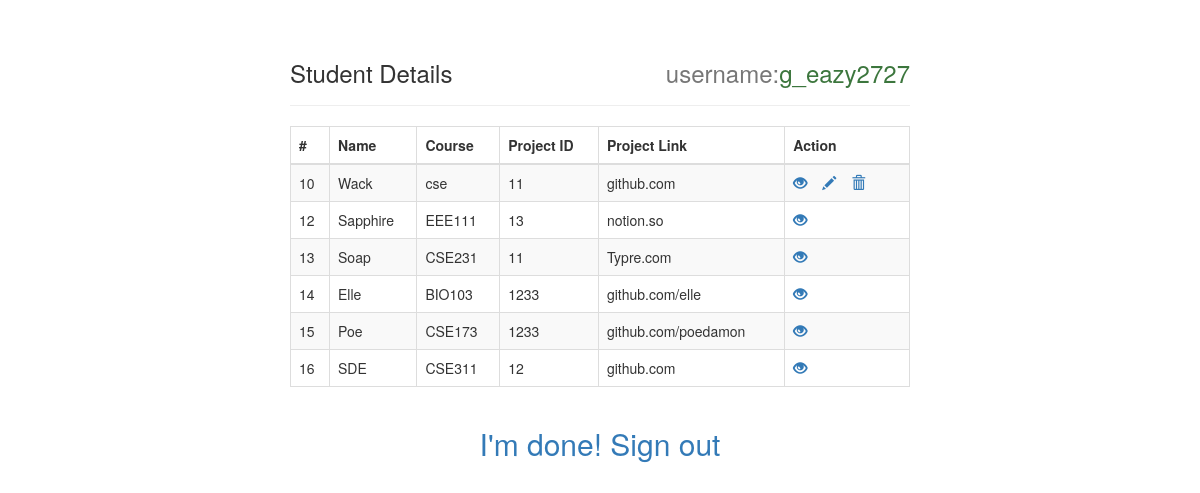
Screenshot of /Crud/intro.php (signed in) with the database file from the repository.
### tables this page shows
CREATE TABLE `students` (
  `id` int(11) NOT NULL,
  `name` varchar(100) NOT NULL,
  `course` varchar(255) NOT NULL,
  `project_id` int(10) NOT NULL,
  `project_link` varchar(255) NOT NULL,
  `user_id` int(15) NOT NULL,
  `marks` int(11) NOT NULL
);

### Crud/intro.php (the view, shortened to what this page needs)
<?php
$id = $_SESSION["id"];
$username = $_SESSION["username"];
 ?>
<!DOCTYPE html>
<html >
<head>
    <link rel="stylesheet" href="https://maxcdn.bootstrapcdn.com/bootstrap/3.3.7/css/bootstrap.css">
</head>
<body bgcolor="#def28d">
    <div class="wrapper">
        <div class="container-fluid">
            <div class="row">
                <div class="col-md-12">
                    <div class="page-header clearfix">
                        <h3 class="pull-left">Student Details</h3>
                        <h3 class="pull-right text-muted">username:<span class="text-success"><?php echo $username; ?></span></h3>
                    </div>
                    <p>
                    <?php
                    require_once "connect.php";
                    $sql = "SELECT * FROM students";
                    if($result = mysqli_query($link, $sql)){
                        if(mysqli_num_rows($result) > 0){
                            echo "<table class='table table-bordered table-striped'>";
                                echo "<thead>";
                                    echo "<tr>";
                                        echo "<th>#</th>";
                                        echo "<th>Name</th>";
                                        echo "<th>Course</th>";
                                        echo "<th>Project ID</th>";
                                        echo "<th>Project Link</th>";
                                        echo "<th>Action</th>";
                                    echo "</tr>";
                                echo "</thead>";
                                echo "<tbody>";
                                while($row = mysqli_fetch_array($result)){
                                    echo "<tr>";
                                        echo "<td>" . $row['id'] . "</td>";
                                        echo "<td>" . $row['name'] . "</td>";
                                        echo "<td>" . $row['course'] . "</td>";
                                        echo "<td>" . $row['project_id'] . "</td>";
                                        echo "<td>" . $row['project_link'] . "</td>";
                                        echo "<td>";
                                            echo "<a href='view.php?id=". $row['id'] ."' title='View Record' data-toggle='tooltip'><span class='glyphicon glyphicon-eye-open'></span></a>";
                                            if ($row['user_id'] == $id) {
                                               echo "<a href='edit.php?id=". $row['id'] ."' title='Update Record' data-toggle='tooltip'><span class='glyphicon glyphicon-pencil'></span></a>";
                                            echo "<a href='S_main.php?id=". $row['id'] ."' title='Delete Record' data-toggle='tooltip'><span class='glyphicon glyphicon-trash'></span></a>";
                                            }
                                        echo "</td>";
                                    echo "</tr>";
                                }
                                echo "</tbody>";
                            echo "</table>";
                        } else{
                            echo "<p class='lead'><em>No records were found.</em></p>";
                        }
                    } else{
                        echo "ERROR: Could not able to execute $sql. " . mysqli_error($link);
                    }
                    ?>
                </div>
            </div>
        </div>
    </div> <center>
    <p><h2> <a href="logout.php" > I'm done! Sign out</a></h2>
    </p>
    </center>
</body>
</html>

### Crud/intro.php (style rules this page uses)
.wrapper { width: 650px; margin: 0 auto; }
table tr td:last-child a { margin-right: 15px; }

### rows the page displays
students: id "10", name "Wack", course "cse", project "11", project_link "github.com"
students: id "12", name "Sapphire", course "EEE111", project "13", project_link "notion.so"
students: id "13", name "Soap", course "CSE231", project "11", project_link "Typre.com"
students: id "14", name "Elle", course "BIO103", project "1233", project_link "github.com/elle"
students: id "15", name "Poe", course "CSE173", project "1233", project_link "github.com/poedamon"
students: id "16", name "SDE", course "CSE311", project "12", project_link "github.com"

### other values shown
$username "g_eazy2727"
